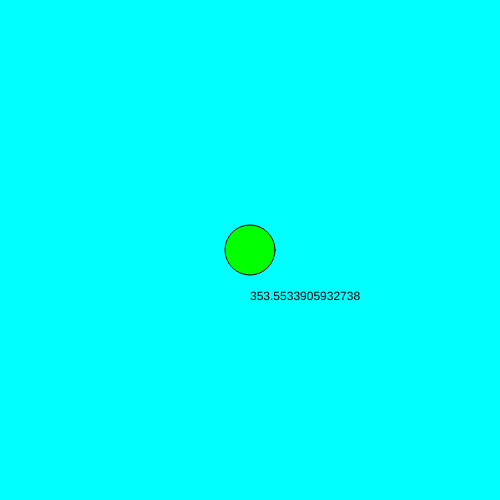
Frame 1 (no input)
Frame 60 (no input): identical to frame 1, image omitted
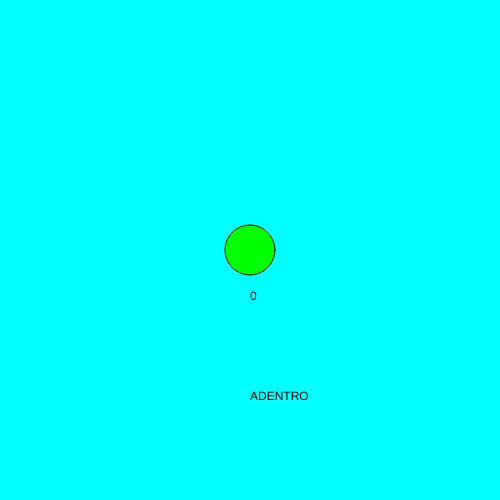
Frame 120 (the mouse pressed at the canvas centre since frame 60)

The p5.js sketch that drew these frames (run headless with seeded random() and noise() and a simulated clock; from frame 60 on, the mouse is pressed at the canvas centre):

// p5.js sketch
// ── sketch.js
let diametro = 50
let radio = 25

function setup() {
createCanvas(500, 500)
}

function draw() {
    background(0, 255, 255);

    let distanciaAElipse = dist(250,250,mouseX,mouseY )

    fill(0)
    text(distanciaAElipse, 250,300)
    fill(0,255,0)
    ellipse (250,250, diametro)

    if(distanciaAElipse <= radio){
        fill(0)
        text("ADENTRO", 250,400)
    }



}
